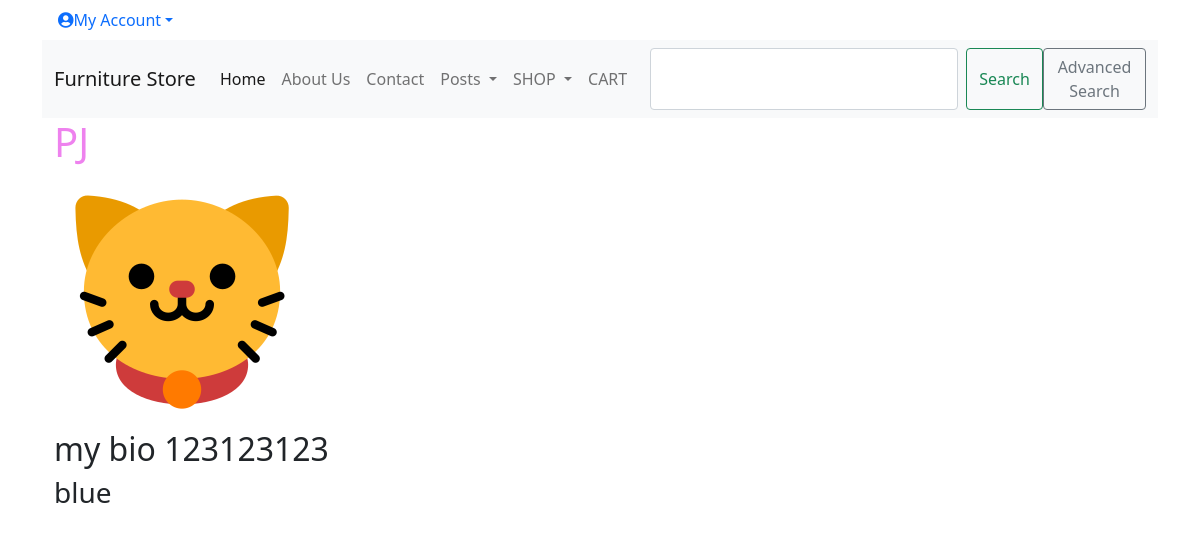
Screenshot of /accounts/profile/e28ebd6b-7eff-4ff2-83e7-ade9f28c7797/ (signed in) with the database file from the repository.
### accounts/models.py (models this page shows, shortened)
class CustomUser(AbstractUser):
    id = models.UUIDField(primary_key=True,
                          default=uuid.uuid4,
                          editable=False)
    age = models.PositiveBigIntegerField(null=True, blank=True)

class Profile(models.Model):
    id = models.UUIDField(primary_key=True,
                          default=uuid.uuid4,
                          editable=False)
    user = models.OneToOneField(
        get_user_model(),
        null=True,
        on_delete=models.CASCADE,
    )
    name = models.CharField(max_length=255)
    bio = models.CharField(max_length=255)
    fav_color = models.CharField(max_length=255)
    profile_pic = models.ImageField(upload_to='profile_pic/', null=True)
    def get_absolute_url(self):
        return reverse("show_profile", args=[str(self.id)])

### accounts/views.py (the view)
# urls.py: path('profile/<uuid:pk>/', ProfilePageView.as_view(), name='show_profile'),
class ProfilePageView(DetailView):
    model = Profile
    template_name = 'registration/user_profile.html'

### cart/context_processors.py (called while the page is built)
def counter(request):
    item_count = 0
    if 'admin' in request.path:
        return {}
    else:
        try:
            cart = Cart.objects.filter(cart_id=_cart_id(request))
            cart_items = CartItem.objects.all().filter(cart=cart[:1])
            for cart_item in cart_items:
                item_count += cart_item.quantity
        except Cart.DoesNotExist:
            item_count = 0
    return {'item_count':item_count}

### cart/views.py (called while the page is built)
def _cart_id(request):
    cart = request.session.session_key
    if not cart:
        cart = request.session.create()
    return cart

### shop/context_processors.py (called while the page is built)
def menu_links(request):
    links = Category.objects.all()
    return {'links':links}

### shop/models.py (called while the page is built)
    def get_absolute_url(self):
        return reverse('products_by_category', args=[self.id])

### templates/registration/user_profile.html (shortened to what this page needs)
{% extends 'base.html' %}
{% block content %}
<h1>{{ user.profile.name }}</h1>
{% if user.profile.profile_pic %}
    <img class="profile_pic" src="{{ user.profile.profile_pic.url }}" alt = "Profile Picture">
{% endif %}
<h2>{{ user.profile.bio }}</h2>
<h3>{{ user.profile.fav_color }}</h3>
{% endblock content %}

### static/css/base.css (style rules this page uses)
h1, a, header { color: violet; }
body { font-family: 'Source Sans Pro', sans-serif; font-size: 18px; }

### rows the page displays
CustomUser: profile.name "PJ", profile.profile_pic (picture), profile.bio "my bio 123123123", profile.fav_color "blue"
